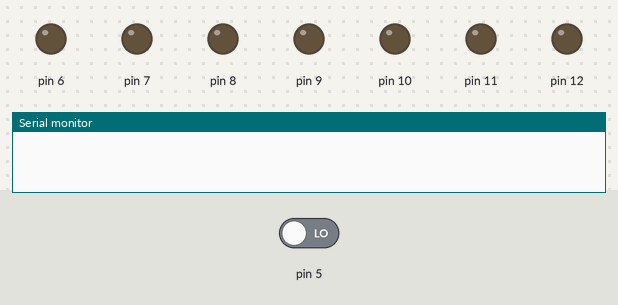
The sketch below on a simulated Arduino Uno, built with avr-gcc and run on an emulated ATmega328P. On the bench: output pins drawn as LEDs (lit = HIGH), the last lines printed to the serial monitor. Inputs (shaded band) come from the test bench; at power-on: pin 5 LOW. Random numbers use the default seed unless the sketch sets one.

Above: at 1.2 s.
1.3 s: pin 5 driven HIGH
At 1.4 s:
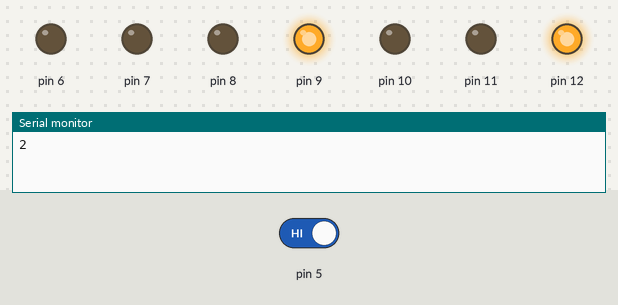
At 3.2 s:
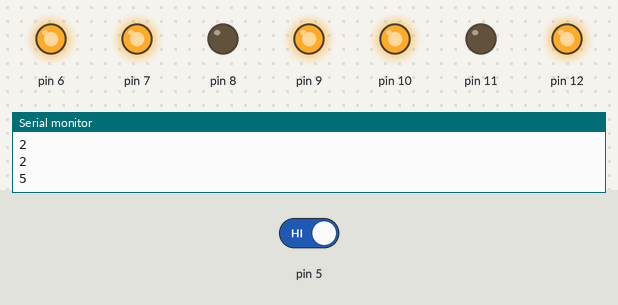
4.3 s: pin 5 driven LOW
Timing chart, 0 to 7.3 s (numbered marks = the images above; inputs shaded):
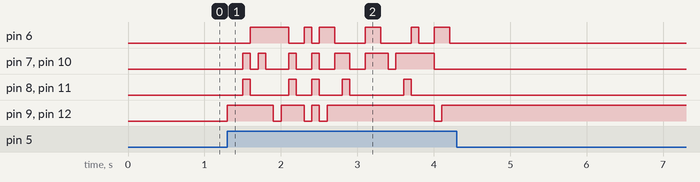

Measured:
- after the input at 1.3 s, pin 6: LOW → HIGH after 0.30 s, → LOW 0.50 s later, → HIGH 0.20 s later, → LOW 0.10 s later, … (12 changes in this stretch); pin 7: LOW → HIGH after 0.20 s, → LOW 0.10 s later, → HIGH 0.10 s later, → LOW 0.10 s later, … (14 changes in this stretch)
- after the input at 4.3 s, every drawn part: stays the same

The sketch:

Wuerfel.txt.ino
```cpp
void setup() {
  // put your setup code here, to run once:
  pinMode(5, INPUT);
  pinMode(6, OUTPUT);
  pinMode(7, OUTPUT);
  pinMode(8, OUTPUT);
  pinMode(9, OUTPUT);
  pinMode(10, OUTPUT);
  pinMode(11, OUTPUT);
  pinMode(12, OUTPUT);
  Serial.begin(9600);
}

int ergebnis = 0;

void loop() {
  // put your main code here, to run repeatedly:
  if(digitalRead(5)==HIGH){
    ledsAus();
    ergebnis = random(1,7);
    Serial.println(ergebnis);

    anzeigen(ergebnis);
    }

  delay(100);
}

void ledsAus(){
  digitalWrite(6, LOW);
  digitalWrite(7, LOW);
  digitalWrite(8, LOW);
  digitalWrite(9, LOW);
  digitalWrite(10, LOW);
  digitalWrite(11, LOW);
  digitalWrite(12, LOW);
}

void anzeigen(int ergebnis){
  if(ergebnis == 1){
    digitalWrite(6, HIGH);
  }
  else if(ergebnis == 2){
    digitalWrite(9, HIGH);
    digitalWrite(12, HIGH);
  }
  else if(ergebnis == 3){
    digitalWrite(6, HIGH);
    digitalWrite(9, HIGH);
    digitalWrite(12, HIGH);
  }
  else if(ergebnis == 4){
    digitalWrite(7, HIGH);
    digitalWrite(9, HIGH);
    digitalWrite(10, HIGH);
    digitalWrite(12, HIGH);
  }
  else if(ergebnis == 5){
    digitalWrite(6, HIGH);
    digitalWrite(7, HIGH);
    digitalWrite(9, HIGH);
    digitalWrite(10, HIGH);
    digitalWrite(12, HIGH);
  }
  else if(ergebnis == 6){
    digitalWrite(7, HIGH);
    digitalWrite(8, HIGH);
    digitalWrite(9, HIGH);
    digitalWrite(10, HIGH);
    digitalWrite(11, HIGH);
    digitalWrite(12, HIGH);
  }

}
```
